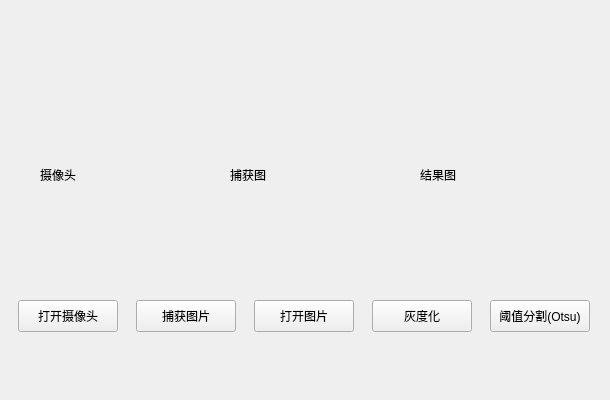
<?xml version="1.0" encoding="UTF-8"?>
<ui version="4.0">
 <class>Widget</class>
 <widget class="QWidget" name="Widget">
  <property name="geometry">
   <rect>
    <x>0</x>
    <y>0</y>
    <width>610</width>
    <height>400</height>
   </rect>
  </property>
  <property name="windowTitle">
   <string>Widget</string>
  </property>
  <widget class="QPushButton" name="btnOpenCamera">
   <property name="geometry">
    <rect>
     <x>18</x>
     <y>300</y>
     <width>100</width>
     <height>32</height>
    </rect>
   </property>
   <property name="text">
    <string>打开摄像头</string>
   </property>
  </widget>
  <widget class="QPushButton" name="btnCapture">
   <property name="geometry">
    <rect>
     <x>136</x>
     <y>300</y>
     <width>100</width>
     <height>32</height>
    </rect>
   </property>
   <property name="text">
    <string>捕获图片</string>
   </property>
  </widget>
  <widget class="QLabel" name="labelCamera">
   <property name="geometry">
    <rect>
     <x>40</x>
     <y>100</y>
     <width>150</width>
     <height>150</height>
    </rect>
   </property>
   <property name="text">
    <string>摄像头</string>
   </property>
  </widget>
  <widget class="QLabel" name="labelCapture">
   <property name="geometry">
    <rect>
     <x>230</x>
     <y>100</y>
     <width>150</width>
     <height>150</height>
    </rect>
   </property>
   <property name="text">
    <string>捕获图</string>
   </property>
  </widget>
  <widget class="QLabel" name="labelResult">
   <property name="geometry">
    <rect>
     <x>420</x>
     <y>100</y>
     <width>150</width>
     <height>150</height>
    </rect>
   </property>
   <property name="text">
    <string>结果图</string>
   </property>
  </widget>
  <widget class="QPushButton" name="btnGray">
   <property name="geometry">
    <rect>
     <x>372</x>
     <y>300</y>
     <width>100</width>
     <height>32</height>
    </rect>
   </property>
   <property name="text">
    <string>灰度化</string>
   </property>
  </widget>
  <widget class="QPushButton" name="btnReadImage">
   <property name="geometry">
    <rect>
     <x>254</x>
     <y>300</y>
     <width>100</width>
     <height>32</height>
    </rect>
   </property>
   <property name="text">
    <string>打开图片</string>
   </property>
  </widget>
  <widget class="QPushButton" name="btnThreshold">
   <property name="geometry">
    <rect>
     <x>490</x>
     <y>300</y>
     <width>100</width>
     <height>32</height>
    </rect>
   </property>
   <property name="text">
    <string>阈值分割(Otsu)</string>
   </property>
  </widget>
 </widget>
 <resources/>
 <connections/>
</ui>
